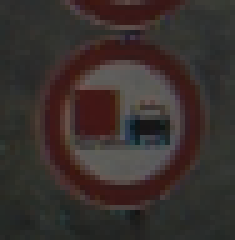
#> input picture GTSRB/00010/00000_00015.ppm, 47 x 48 px (shown 5 times larger)
$ jupyter execute --allow-errors Traffic-Sign-Classifier.ipynb   (shell and % lines are left out)
#> lines starting #> are read from the running program, lines starting #| are printed output that depends on the picture; long printed decimals are rounded
# Self-Driving Car Engineer Nanodegree

## Deep Learning

## Project: Build a Traffic Sign Recognition Classifier

In this notebook, a template is provided for you to implement your functionality in stages, which is required to successfully complete this project. If additional code is required that cannot be included in the notebook, be sure that the Python code is successfully imported and included in your submission if necessary.

> **Note**: Once you have completed all of the code implementations, you need to finalize your work by exporting the iPython Notebook as an HTML document. Before exporting the notebook to html, all of the code cells need to have been run so that reviewers can see the final implementation and output. You can then export the notebook by using the menu above and navigating to  \n",
    "**File -> Download as -> HTML (.html)**. Include the finished document along with this notebook as your submission.

In addition to implementing code, there is a writeup to complete. The writeup should be completed in a separate file, which can be either a markdown file or a pdf document. There is a [write up template](https://github.com/udacity/CarND-Traffic-Sign-Classifier-Project/blob/master/writeup_template.md) that can be used to guide the writing process. Completing the code template and writeup template will cover all of the [rubric points](https://review.udacity.com/#!/rubrics/481/view) for this project.

The [rubric](https://review.udacity.com/#!/rubrics/481/view) contains "Stand Out Suggestions" for enhancing the project beyond the minimum requirements. The stand out suggestions are optional. If you decide to pursue the "stand out suggestions", you can include the code in this Ipython notebook and also discuss the results in the writeup file.

>**Note:** Code and Markdown cells can be executed using the **Shift + Enter** keyboard shortcut. In addition, Markdown cells can be edited by typically double-clicking the cell to enter edit mode.

---
## Step 0: Load The Data

[cell 1]
# Load pickled data
import pickle

# TODO: Fill this in based on where you saved the training and testing data

training_file ='data/train.p'
validation_file='data/valid.p'
testing_file ='data/test.p'

#> (the rest of this cell did not finish here and is left out)

---

## Step 1: Dataset Summary & Exploration

The pickled data is a dictionary with 4 key/value pairs:

- `'features'` is a 4D array containing raw pixel data of the traffic sign images, (num examples, width, height, channels).
- `'labels'` is a 1D array containing the label/class id of the traffic sign. The file `signnames.csv` contains id -> name mappings for each id.
- `'sizes'` is a list containing tuples, (width, height) representing the original width and height the image.
- `'coords'` is a list containing tuples, (x1, y1, x2, y2) representing coordinates of a bounding box around the sign in the image. **THESE COORDINATES ASSUME THE ORIGINAL IMAGE. THE PICKLED DATA CONTAINS RESIZED VERSIONS (32 by 32) OF THESE IMAGES**

Complete the basic data summary below. Use python, numpy and/or pandas methods to calculate the data summary rather than hard coding the results. For example, the [pandas shape method](http://pandas.pydata.org/pandas-docs/stable/generated/pandas.DataFrame.shape.html) might be useful for calculating some of the summary results.

### Provide a Basic Summary of the Data Set Using Python, Numpy and/or Pandas

[cell 2]
import pandas
import numpy as np


#> (the rest of this cell did not finish here and is left out)

#> (a cell that did not finish here is left out)

### Include an exploratory visualization of the dataset

Visualize the German Traffic Signs Dataset using the pickled file(s). This is open ended, suggestions include: plotting traffic sign images, plotting the count of each sign, etc.

The [Matplotlib](http://matplotlib.org/) [examples](http://matplotlib.org/examples/index.html) and [gallery](http://matplotlib.org/gallery.html) pages are a great resource for doing visualizations in Python.

**NOTE:** It's recommended you start with something simple first. If you wish to do more, come back to it after you've completed the rest of the sections. It can be interesting to look at the distribution of classes in the training, validation and test set. Is the distribution the same? Are there more examples of some classes than others?

I will plot a histogram which shows the number of examples in each class.

[cell 4]
### Data exploration visualization code goes here.
### Feel free to use as many code cells as needed.
import matplotlib.pyplot as plt
import random
# Visualizations will be shown in the notebook.
default_fig_size = plt.rcParams['figure.figsize']

#> (the rest of this cell did not finish here and is left out)

[cell 5]
plt.rcParams['figure.figsize'] = [15, 5] #[width, height]

fig, ax = plt.subplots()
bar_width = 1.5
opacity = 0.8
#> (the rest of this cell did not finish here and is left out)

----

## Step 2: Design and Test a Model Architecture

Design and implement a deep learning model that learns to recognize traffic signs. Train and test your model on the [German Traffic Sign Dataset](http://benchmark.ini.rub.de/?section=gtsrb&subsection=dataset).

The LeNet-5 implementation shown in the [classroom](https://classroom.udacity.com/nanodegrees/nd013/parts/fbf77062-5703-404e-b60c-95b78b2f3f9e/modules/6df7ae49-c61c-4bb2-a23e-6527e69209ec/lessons/601ae704-1035-4287-8b11-e2c2716217ad/concepts/d4aca031-508f-4e0b-b493-e7b706120f81) at the end of the CNN lesson is a solid starting point. You'll have to change the number of classes and possibly the preprocessing, but aside from that it's plug and play!

With the LeNet-5 solution from the lecture, you should expect a validation set accuracy of about 0.89. To meet specifications, the validation set accuracy will need to be at least 0.93. It is possible to get an even higher accuracy, but 0.93 is the minimum for a successful project submission.

There are various aspects to consider when thinking about this problem:

- Neural network architecture (is the network over or underfitting?)
- Play around preprocessing techniques (normalization, rgb to grayscale, etc)
- Number of examples per label (some have more than others).
- Generate fake data.

Here is an example of a [published baseline model on this problem](http://yann.lecun.com/exdb/publis/pdf/sermanet-ijcnn-11.pdf). It's not required to be familiar with the approach used in the paper but, it's good practice to try to read papers like these.

### Pre-process the Data Set (normalization, grayscale, etc.)

Minimally, the image data should be normalized so that the data has mean zero and equal variance. For image data, `(pixel - 128)/ 128` is a quick way to approximately normalize the data and can be used in this project.

Other pre-processing steps are optional. You can try different techniques to see if it improves performance.

Use the code cell (or multiple code cells, if necessary) to implement the first step of your project.

[cell 6]
### Preprocess the data here. It is required to normalize the data. Other preprocessing steps could include
### converting to grayscale, etc.
### Feel free to use as many code cells as needed.
import cv2

def tograyscale(images):
    return np.array([cv2.cvtColor(img, cv2.COLOR_RGB2GRAY) for img in images])

def normalize(images):
    return (images-128.0)/128.0

# [35 lines left out: functions maskWithBlack, rotateImages, augmentTrainingSet, not called in this run]

def preprocess(X_dataset, nameString):
    global y_train
    print('X_{} shape, min, max:'.format(nameString), X_dataset.shape, np.min(X_dataset), np.max(X_dataset))

    X_dataset_gray = tograyscale(X_dataset)
    if(nameString == 'train'):
        X_dataset_gray, y_train = augmentTrainingSet(X_dataset_gray, y_train)

    gray_and_normalized = normalize(X_dataset_gray)

    #Reshape them to match the LeNet input
    gray_and_normalized = gray_and_normalized.reshape(gray_and_normalized.shape[0], 32,32,1)

    print('Gray&Normal {} shape, min, max:'.format(nameString), gray_and_normalized.shape,
                                                  np.min(gray_and_normalized), np.max(gray_and_normalized))
    return gray_and_normalized

#> (a cell that did not finish here is left out)

### Model Architecture

[cell 8]
### Define your architecture here.
### Feel free to use as many code cells as needed.
import tensorflow as tf
from sklearn.utils import shuffle


EPOCHS = 20
BATCH_SIZE = 128

[cell 9]
from tensorflow.contrib.layers import flatten

# [52 lines left out: function LeNet, not called in this run]

### Train, Validate and Test the Model

A validation set can be used to assess how well the model is performing. A low accuracy on the training and validation
sets imply underfitting. A high accuracy on the training set but low accuracy on the validation set implies overfitting.

#> (a cell that did not finish here is left out)

[cell 11]
rate = 0.001

#> (the rest of this cell did not finish here and is left out)

## Model Evaluation
Evaluate how well the loss and accuracy of the model for a given dataset.

You do not need to modify this section.

#> (a cell that did not finish here is left out)

## Train the Model

[cell 13]
trainTheModel = True
modelName = 'lenet_ecb'

#> (a cell that did not finish here is left out)

---

## Step 3: Test a Model on New Images

To give yourself more insight into how your model is working, download at least five pictures of German traffic signs from the web and use your model to predict the traffic sign type.

You may find `signnames.csv` useful as it contains mappings from the class id (integer) to the actual sign name.

### Load and Output the Images

[cell 15]
### Load the images and plot them here.
### Feel free to use as many code cells as needed.
images=[]
y_actual = np.arange(10, 43, 1)

images = np.array([cv2.imread('GTSRB/000'+str(ind)+'/00000_00015.ppm') for ind in y_actual])

plt.imshow(images[1])

[cell 16]
resized_images = []
dim = (32, 32)

resized_images = np.array([cv2.resize(img, dim, interpolation = cv2.INTER_AREA ) for img in images])

print('TEST IMAGES - RESIZED')
for i, img in enumerate(resized_images):
    f, axarr = plt.subplots(1,2)
    axarr[0].title.set_text('Label '+str(y_actual[i])+'-'+str(images[i].shape))
    axarr[0].imshow(images[i])
    axarr[1].title.set_text(str(resized_images[i].shape))
    axarr[1].imshow(resized_images[i])
#> this loop made 33 passes
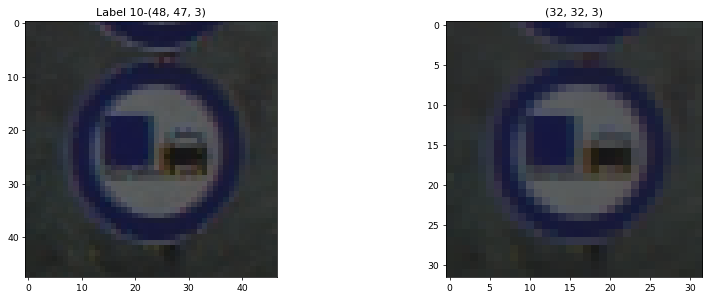
#> figure drawn by matplotlib, 2 panels; B, G, R data is drawn as R, G, B
#> figure, not shown here; B, G, R data is drawn as R, G, B
#> figure, not shown here; B, G, R data is drawn as R, G, B
#> figure, not shown here; B, G, R data is drawn as R, G, B
#> figure, not shown here; B, G, R data is drawn as R, G, B
#> figure, not shown here; B, G, R data is drawn as R, G, B
#> figure, not shown here; B, G, R data is drawn as R, G, B
#> figure, not shown here; B, G, R data is drawn as R, G, B
#> figure, not shown here; B, G, R data is drawn as R, G, B
#> figure, not shown here; B, G, R data is drawn as R, G, B
#> figure, not shown here; B, G, R data is drawn as R, G, B
#> figure, not shown here; B, G, R data is drawn as R, G, B
#> figure, not shown here; B, G, R data is drawn as R, G, B
#> figure, not shown here; B, G, R data is drawn as R, G, B
#> figure, not shown here; B, G, R data is drawn as R, G, B
#> figure, not shown here; B, G, R data is drawn as R, G, B
#> figure, not shown here; B, G, R data is drawn as R, G, B
#> figure, not shown here; B, G, R data is drawn as R, G, B
#> figure, not shown here; B, G, R data is drawn as R, G, B
#> figure, not shown here; B, G, R data is drawn as R, G, B
#> figure, not shown here; B, G, R data is drawn as R, G, B
#> figure, not shown here; B, G, R data is drawn as R, G, B
#> figure, not shown here; B, G, R data is drawn as R, G, B
#> figure, not shown here; B, G, R data is drawn as R, G, B
#> figure, not shown here; B, G, R data is drawn as R, G, B
#> figure, not shown here; B, G, R data is drawn as R, G, B
#> figure, not shown here; B, G, R data is drawn as R, G, B
#> figure, not shown here; B, G, R data is drawn as R, G, B
#> figure, not shown here; B, G, R data is drawn as R, G, B
#> figure, not shown here; B, G, R data is drawn as R, G, B
#> figure, not shown here; B, G, R data is drawn as R, G, B
#> figure, not shown here; B, G, R data is drawn as R, G, B
#> figure, not shown here; B, G, R data is drawn as R, G, B

### Predict the Sign Type for Each Image

[cell 17]
### Run the predictions here and use the model to output the prediction for each image.
### Make sure to pre-process the images with the same pre-processing pipeline used earlier.
### Feel free to use as many code cells as needed.
webData = preprocess(resized_images, 'webData')
#| X_webData shape, min, max: (33, 32, 32, 3) 15 106
#| Gray&Normal webData shape, min, max: (33, 32, 32, 1) -0.8359 -0.2734
